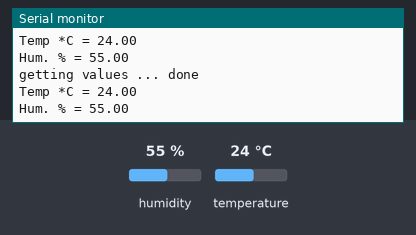
Bench run of a sketch on a simulated Teensy 4. On the bench: the last lines printed to the serial monitor. The test bench sets the inputs (shaded band); at power-on: humidity 55 %, temperature 24 °C.

Above: at 1.2 s.
1.3 s: humidity set to 22 %
At 1.41 s:
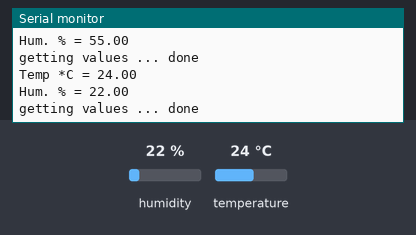
2.8 s: temperature set to 12 °C
At 2.96 s:
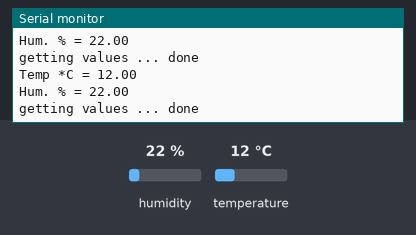
5.8 s: humidity set to 40 %
At 5.91 s:
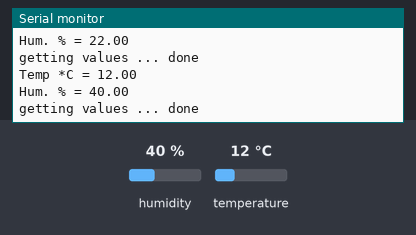
Timing chart, 0 to 8.8 s (numbered marks = the images above; inputs shaded):
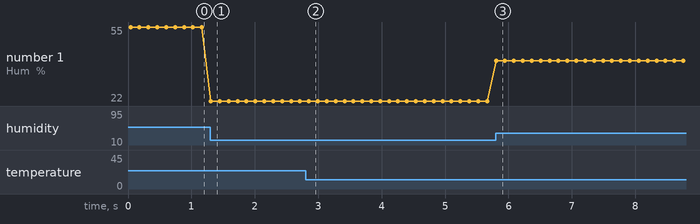

The sketch:

sht31d_test.ino
```cpp
#include "i2c_t3.h"
#include "Adafruit_SHT31.h"

Adafruit_SHT31 sht31 = Adafruit_SHT31();

void setup()
{
    Serial.begin(9600);
    Serial.println("SHT31 test");
    if (!sht31.begin(0x44))
    {
        while (1)
        {
            Serial.println("Couldn't find SHT31");
            delay(1);
        }
    }
}


void loop()
{
    Serial.print("getting values ... ");
    float t = sht31.readTemperature();
    float h = sht31.readHumidity();
    Serial.println("done");

    if (!isnan(t))
    {
        Serial.print("Temp *C = "); Serial.println(t);
    }
    else
    {
        Serial.println("Failed to read temperature");
    }

    if (!isnan(h))
    {
        Serial.print("Hum. % = "); Serial.println(h);
    }
    else
    {
        Serial.println("Failed to read humidity");
    }
    Serial.println();

    delay(100);

}
```

Measured:
- after the input at 1.3 s, the serial monitor: prints a new line at once (image 1)
- after the input at 2.8 s, the serial monitor: prints a new line after 0.05 s (image 2)
- after the input at 5.8 s, the serial monitor: prints a new line at once (image 3)
- plotted number 1: 55 → 22 after the input at 1.3 s, 22 → 40 after the input at 5.8 s
